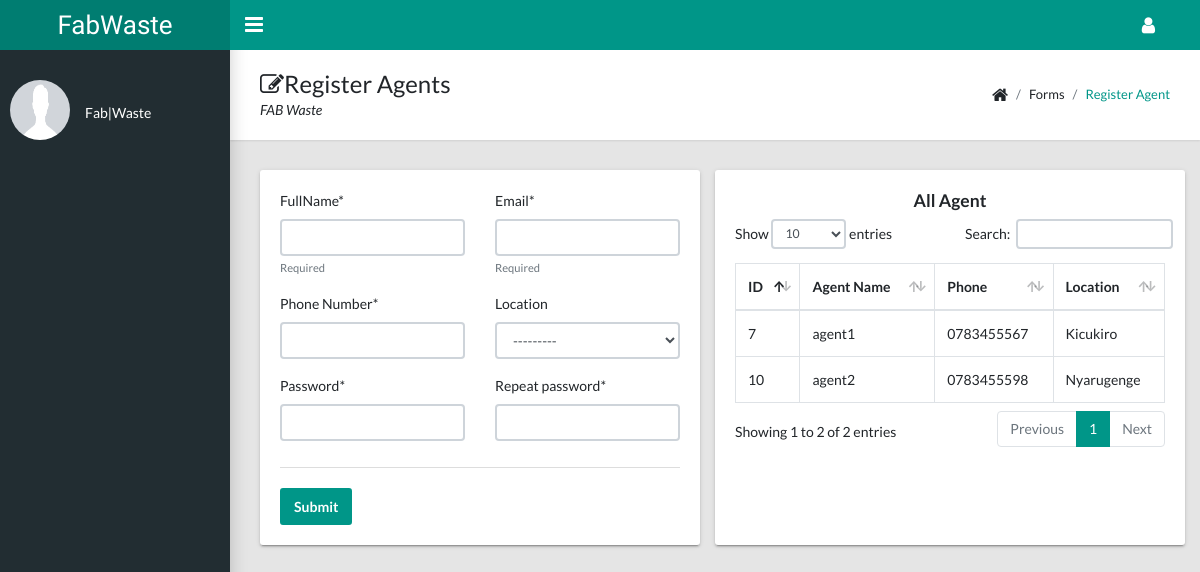
The page /register-agent on the database its author committed.
### userauth/models.py (models this page shows, shortened)
class UsersAccount(AbstractBaseUser, PermissionsMixin):
    email = models.EmailField(verbose_name='Email Address', unique=True)
    full_name = models.CharField(max_length=50)
    mobile = models.CharField(max_length=12, blank=True)
    is_active = models.BooleanField(default=False)
    is_staff = models.BooleanField(default=False)
    is_house_hold = models.BooleanField(default=False)
    is_agent = models.BooleanField(default=False)
    is_manufacture = models.BooleanField(default=False)
    is_admin = models.BooleanField(default=False)
    location = models.ForeignKey(District, on_delete=models.DO_NOTHING, null=True, blank=True)
    created = models.DateTimeField(auto_now_add=True)
    updated = models.DateTimeField(auto_now=True)
    objects = CustomAccountManager()
    USERNAME_FIELD = 'email'
    REQUIRED_FIELDS = ['full_name']
    class Meta:
        verbose_name = 'Account'
        verbose_name_plural = 'Account'

class District(models.Model):
    name = models.CharField(max_length=100)
    def __str__(self):
        return f'{self.name}'

### userauth/views.py (the view, shortened to what this page needs)
# urls.py: path('register-agent', register_agent, name='register_agent'),
def register_agent(request):
    agents = UsersAccount.objects.filter(is_agent=True)
    form = RegisterUserForm()
    return render(request, 'registration/register_agent.html', {'form': form, 'agents': agents})

### userauth/forms.py (shortened to what this page needs)
class RegisterUserForm(ModelForm):
    full_name = forms.CharField(label='FullName', min_length=4, max_length=50, help_text='Required')
    email = forms.EmailField(max_length=100, help_text='Required',
                             error_messages={'required': 'Sorry, you will need an email'})
    mobile = forms.CharField(label='Phone Number', min_length=10, max_length=13)
    password = forms.CharField(label='Password', widget=forms.PasswordInput)
    password2 = forms.CharField(label='Repeat password', widget=forms.PasswordInput)
    class Meta:
        model = UsersAccount
        fields = ['full_name', 'email', 'mobile', 'location']

### templates/registration/register_agent.html (shortened to what this page needs)
{% extends 'dashboard/dashboard.html' %}
{% load static %}
{% load crispy_forms_tags %}
{% block dashboard_content %}
    <main class="app-content">
      <div class="app-title">
        <div>
          <h1><i class="fa fa-edit"></i>Register Agents</h1>
          <p>FAB Waste</p>
        </div>
        <ul class="app-breadcrumb breadcrumb">
          <li class="breadcrumb-item"><i class="fa fa-home fa-lg"></i></li>
          <li class="breadcrumb-item">Forms</li>
          <li class="breadcrumb-item"><a href="#">Register Agent</a></li>
        </ul>
      </div>
      <div class="row">
        <div class="col-md-12">
            <div class="row">
              <div class="col-lg-6">
                <form method="post" class="tile">
                  <div class="row">
                      <div class="col-sm-6">{{ form.full_name|as_crispy_field }}</div>
                      <div class="col-6">{{ form.email|as_crispy_field }}</div>
                      <div class="col-6">{{ form.mobile|as_crispy_field }}</div>
                      <div class="col-6">{{ form.location|as_crispy_field }}</div>
                      <div class="col-6">{{ form.password|as_crispy_field }}</div>
                      <div class="col-6">{{ form.password2|as_crispy_field }}</div>
                  </div>
                  <div class="tile-footer">
                      <button class="btn btn-primary" type="submit">Submit</button>
                  </div>
                </form>
              </div>
              <div class="col-lg-6 tile">
               <h5 class="text-center">All Agent</h5>
                  <table class="table table-hover table-bordered" id="sampleTable">
                  <thead>
                    <tr>
                      <th>ID</th>
                      <th>Agent Name</th>
                      <th>Phone</th>
                      <th>Location</th>
                    </tr>
                  </thead>
                  <tbody>
                    {% for agent in agents %}
                        <tr>
                          <td>{{ agent.id}}</td>
                          <td>{{ agent.full_name}}</td>
                          <td>{{ agent.mobile}}</td>
                          <td>{{ agent.location}}</td>
                        </tr>
                    {% endfor %}
                  </tbody>
                </table>
              </div>
            </div>
          </div>
        </div>
    </main>
{% endblock %}

### rows shown on the page
UsersAccount: id "7", full_name "agent1", mobile "0783455567", location "Kicukiro"
UsersAccount: id "10", full_name "agent2", mobile "0783455598", location "Nyarugenge"
